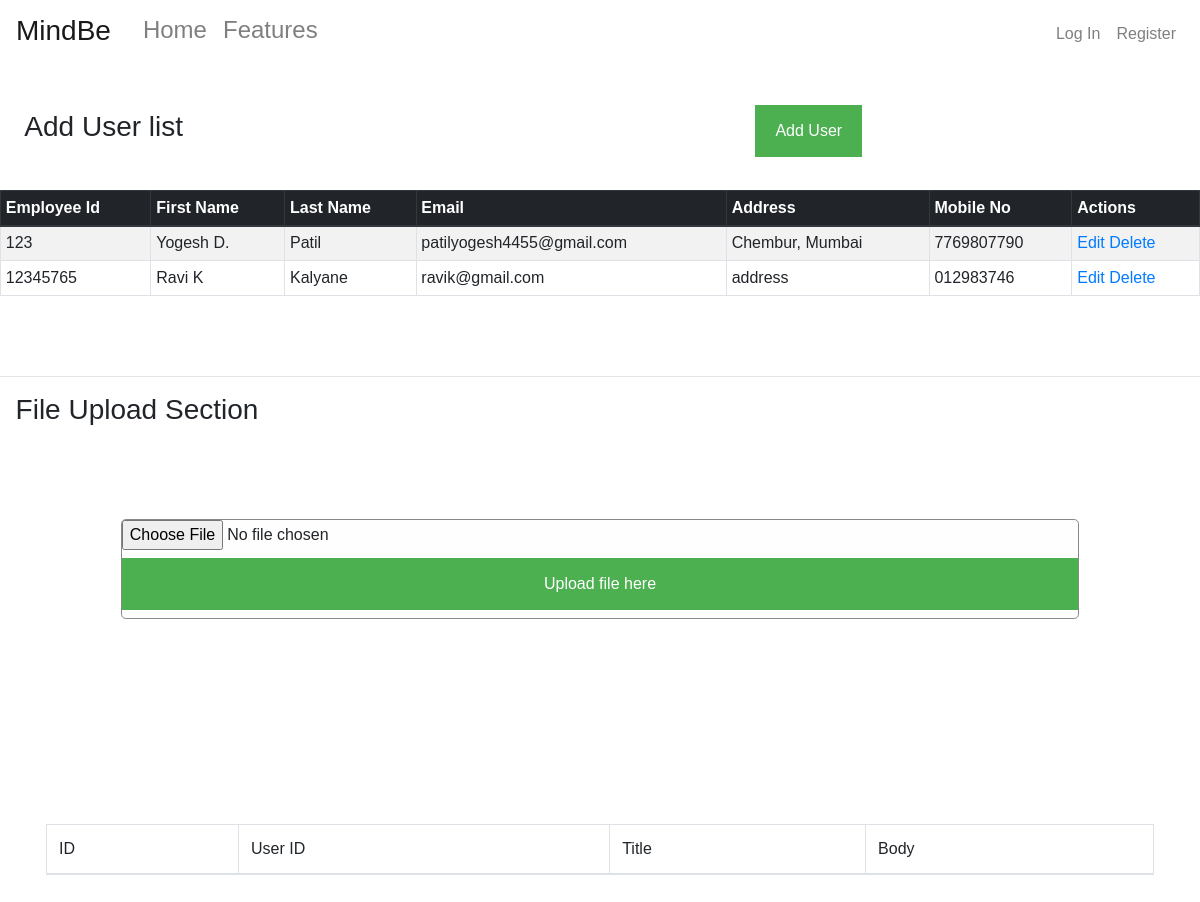
The page /show on the database its author committed.
### empapplication/models.py (models this page shows, shortened)
class Employee (models.Model):
    id = models.AutoField(primary_key=True)
    Employee_id = models.IntegerField()
    First_name = models.CharField(max_length=40)
    Last_name = models.CharField(max_length=40)
    Email = models.EmailField()
    Address = models.CharField(max_length=100)
    Mobile = models.CharField(max_length=10)
    class Meta:
        db_table = "employee"

### empapplication/views.py (the view)
# urls.py: path('show', views.show),
def show(request):
    employees = Employee.objects.all()
    form = EmployeeForm()
    return render(request, "show.html", {'employees': employees, 'form': form})

### empapplication/forms.py
class EmployeeForm (forms.ModelForm):
    class Meta:
        model = Employee
        fields = "__all__"

### empapplication/templates/show.html (shortened to what this page needs)
<!doctype html>
<html lang="en">
<head>
    {% load static %}
    <link rel="stylesheet" href="https://maxcdn.bootstrapcdn.com/bootstrap/4.0.0/css/bootstrap.min.css"
>
</head>
<body>
<header>
    <nav class="navbar navbar-expand-md navbar-light bg-stell fixed-top">
        <a class="navbar-brand mr-4" href="#"><h3>MindBe</h3></a>
        <div class="collapse navbar-collapse" id="navbarToggle">
            <div class="navbar-nav mr-auto">
                <a class="nav-item nav-link" href="#"><h4>Home</h4> <span class="sr-only">(current)</span></a>
                <a class="nav-link" href="#"><h4>Features</h4></a>
            </div>
            <div class="navbar-nav">
                {% if user.is_authenticated %}
                <a class="nav-link" href="{% url 'profile' %}">Profile</a>
                <a class="nav-link" href="{% url 'logout' %}">Log Out</a>
                {% else %}
                <a class="nav-link" href="{% url 'login' %}">Log In</a>
                <a class="nav-link" href="{% url 'register' %}">Register</a>
                {% endif %}
            </div>
        </div>
    </nav>
</header>
<br><br>
<br><br>
<table style="width:100%">
    <tr>
        <th><h3>&nbsp;&nbsp;&nbsp;Add User list</h3></th>
        <th>
            <div class="abc">
                <button onclick="document.getElementById('id01').style.display='block'" style="width:auto;" hre="/emp">
                    Add User
                </button>
            </div>
        </th>
    </tr>
</table>
<br>
<table class="table table-striped table-bordered table-sm">
    <thead class="thead-dark">
    <tr>
        <th>Employee Id</th>
        <th>First Name</th>
        <th>Last Name</th>
        <th>Email</th>
        <th>Address</th>
        <th>Mobile No</th>
        <th>Actions</th>
    </tr>
    </thead>
    <tbody>
    {% for employee in employees %}
    <tr>
        <td>{{ employee.Employee_id }}</td>
        <td>{{ employee.First_name }}</td>
        <td>{{ employee.Last_name }}</td>
        <td>{{ employee.Email }}</td>
        <td>{{ employee.Address }}</td>
        <td>{{ employee.Mobile }}</td>
        <td>
            <a href="/update/{{employee.id}}"><span class="glyphicon  glyphicon-pencil">Edit</span></a>
            <a href="/delete/{{employee.id }}">Delete</a>
        </td>
    </tr>
    {% endfor %}
    </tbody>
</table>
<br>
<br>
<hr>
<th><h3>&nbsp;&nbsp;File Upload Section</h3></th>
<table style="width:100%">
    <tr>
        <br>
        <th>
            <div class="abc">
                <form class="modal-content animate" action="{% url 'fileupload' %}" method="POST"
                      enctype="multipart/form-data">
                    <input name='fileupload' type="file">
                    <button type="submit">Upload file here</button>
                </form>
            </div>
        </th>
    </tr>
</table>
<div class="container">
<table class="table table-bordered table-striped">
    <thead>
    <tr>
        <td>ID</td>
        <td>User ID</td>
        <td>Title</td>
        <td>Body</td>
    </tr>
    </thead>
</table>
    </div>
</body>
</html>

### rows shown on the page
Employee: Employee_id "123", First_name "Yogesh D.", Last_name "Patil", Email "patilyogesh4455@gmail.com", Address "Chembur, Mumbai", Mobile "7769807790"
Employee: Employee_id "12345765", First_name "Ravi K", Last_name "Kalyane", Email "ravik@gmail.com", Address "address", Mobile "012983746"
